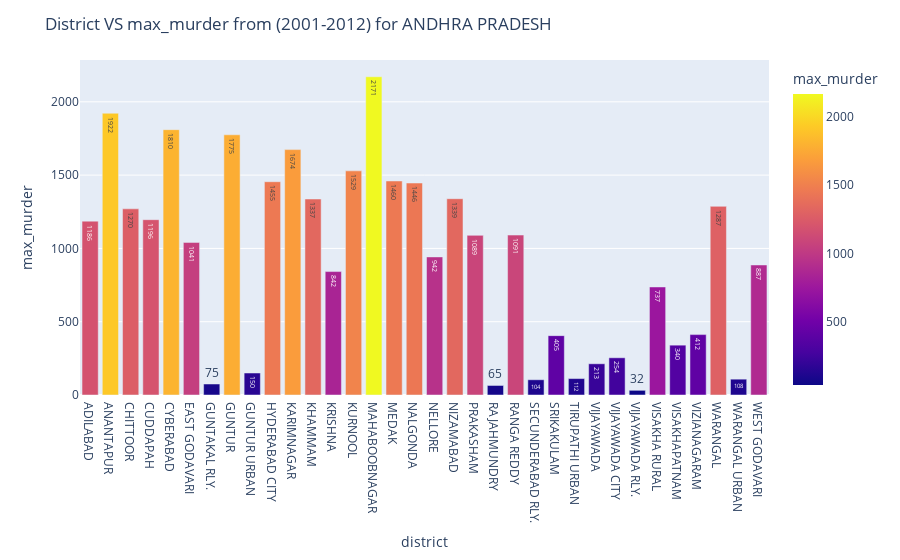

Notebook code cell kept with this figure:
### Markdown cell above
##### Highest murder is happend at AHMEDABAD COMMR(1204) district and lowest murder happend in CID CRIME(74) from 2001-2012 In GUJARAT

### Code cell
df_grouped = max_murder_districts.groupby(['state', 'district'])['max_murder'].sum().reset_index()
fig = px.bar(df_grouped.loc[df_grouped['state']  == states[7]] , x='district', y='max_murder', color='max_murder',text='max_murder', height=400)
fig.update_layout(title=f'District VS max_murder from (2001-2012) for {states[7]}')
fig.show()

### Figure 1 — Plotly figure (JSON) as saved in the notebook; plotly's stock layout.template omitted (floating-point values rounded to 4 significant figures)
{"data": [{"alignmentgroup": "True", "hovertemplate": "district=%{x}<br>max_murder=%{marker.color}<extra></extra>", "legendgroup": "", "marker": {"color": [1186, 1922, 1270, 1196, 1810, 1041, 75, 1775, 150, 1455, 1674, 1337, 842, 1529, 2171, 1460, 1446, 942, 1339, 1089, 65, 1091, 104, 405, 112, 213, 254, 32, 737, 340, 412, 1287, 108, 887], "coloraxis": "coloraxis", "pattern": {"shape": ""}}, "name": "", "offsetgroup": "", "orientation": "v", "showlegend": false, "text": [1186, 1922, 1270, 1196, 1810, 1041, 75, 1775, 150, 1455, 1674, 1337, 842, 1529, 2171, 1460, 1446, 942, 1339, 1089, 65, 1091, 104, 405, 112, 213, 254, 32, 737, 340, 412, 1287, 108, 887], "textposition": "auto", "type": "bar", "x": ["ADILABAD", "ANANTAPUR", "CHITTOOR", "CUDDAPAH", "CYBERABAD", "EAST GODAVARI", "GUNTAKAL RLY.", "GUNTUR", "GUNTUR URBAN", "HYDERABAD CITY", "KARIMNAGAR", "KHAMMAM", "KRISHNA", "KURNOOL", "MAHABOOBNAGAR", "MEDAK", "NALGONDA", "NELLORE", "NIZAMABAD", "PRAKASHAM", "RAJAHMUNDRY", "RANGA REDDY", "SECUNDERABAD RLY.", "SRIKAKULAM", "TIRUPATHI URBAN", "VIJAYAWADA", "VIJAYAWADA CITY", "VIJAYAWADA RLY.", "VISAKHA RURAL", "VISAKHAPATNAM", "VIZIANAGARAM", "WARANGAL", "WARANGAL URBAN", "WEST GODAVARI"], "xaxis": "x", "y": [1186, 1922, 1270, 1196, 1810, 1041, 75, 1775, 150, 1455, 1674, 1337, 842, 1529, 2171, 1460, 1446, 942, 1339, 1089, 65, 1091, 104, 405, 112, 213, 254, 32, 737, 340, 412, 1287, 108, 887], "yaxis": "y"}], "layout": {"autosize": true, "barmode": "relative", "coloraxis": {"colorbar": {"title": {"text": "max_murder"}}, "colorscale": [[0, "#0d0887"], [0.1111, "#46039f"], [0.2222, "#7201a8"], [0.3333, "#9c179e"], [0.4444, "#bd3786"], [0.5556, "#d8576b"], [0.6667, "#ed7953"], [0.7778, "#fb9f3a"], [0.8889, "#fdca26"], [1, "#f0f921"]]}, "legend": {"tracegroupgap": 0}, "margin": {"t": 60}, "title": {"text": "District VS max_murder from (2001-2012) for ANDHRA PRADESH"}, "xaxis": {"anchor": "y", "autorange": true, "domain": [0, 1], "range": [-0.5, 33.5], "title": {"text": "district"}, "type": "category"}, "yaxis": {"anchor": "x", "autorange": true, "domain": [0, 1], "range": [0, 2285.0], "title": {"text": "max_murder"}, "type": "linear"}}}
